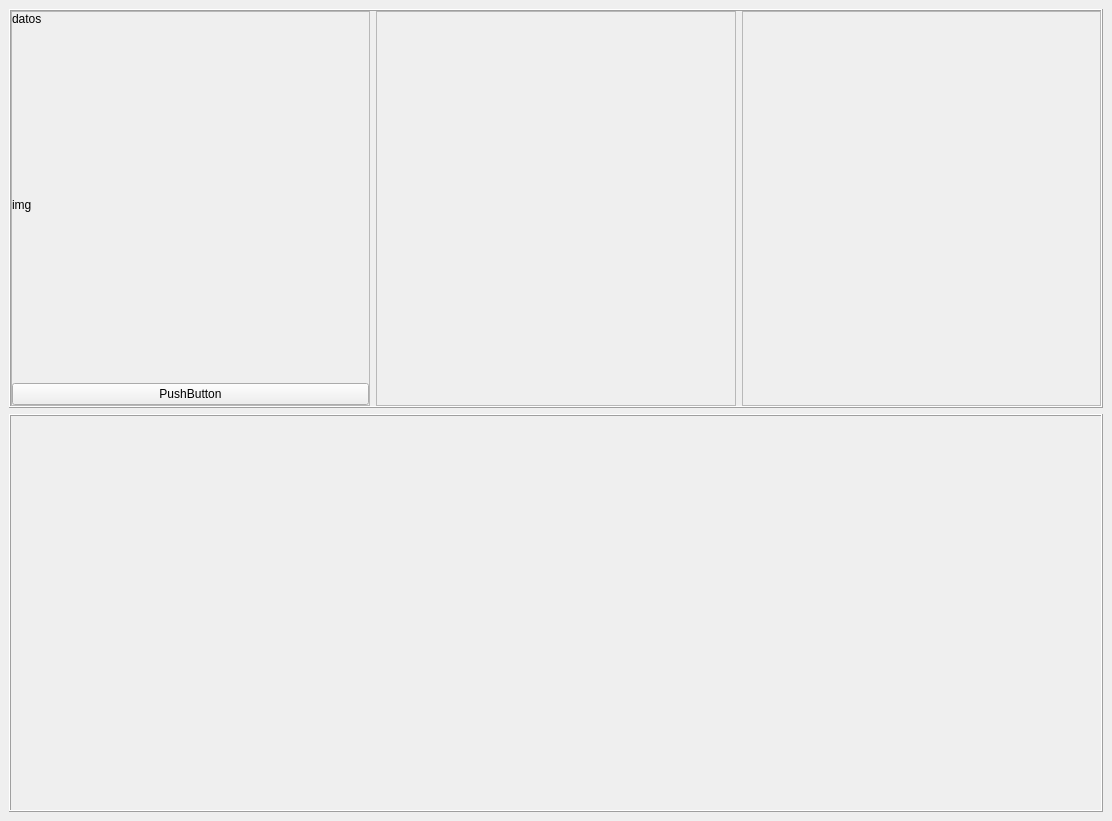
<?xml version="1.0" encoding="UTF-8"?>
<ui version="4.0">
 <class>MainWindow</class>
 <widget class="QMainWindow" name="MainWindow">
  <property name="geometry">
   <rect>
    <x>0</x>
    <y>0</y>
    <width>1112</width>
    <height>821</height>
   </rect>
  </property>
  <property name="windowTitle">
   <string>MainWindow</string>
  </property>
  <widget class="QWidget" name="centralwidget">
   <layout class="QVBoxLayout" name="verticalLayout" stretch="1,1">
    <item>
     <widget class="QFrame" name="frame_carga_img">
      <property name="frameShape">
       <enum>QFrame::Box</enum>
      </property>
      <property name="frameShadow">
       <enum>QFrame::Raised</enum>
      </property>
      <layout class="QHBoxLayout" name="horizontalLayout">
       <property name="leftMargin">
        <number>0</number>
       </property>
       <property name="topMargin">
        <number>0</number>
       </property>
       <property name="rightMargin">
        <number>0</number>
       </property>
       <property name="bottomMargin">
        <number>0</number>
       </property>
       <item>
        <widget class="QFrame" name="frame">
         <property name="frameShape">
          <enum>QFrame::StyledPanel</enum>
         </property>
         <property name="frameShadow">
          <enum>QFrame::Raised</enum>
         </property>
         <layout class="QVBoxLayout" name="verticalLayout_2" stretch="0,1,0">
          <property name="leftMargin">
           <number>0</number>
          </property>
          <property name="topMargin">
           <number>0</number>
          </property>
          <property name="rightMargin">
           <number>0</number>
          </property>
          <property name="bottomMargin">
           <number>0</number>
          </property>
          <item>
           <widget class="QLabel" name="label_img_original_datos">
            <property name="text">
             <string>datos</string>
            </property>
           </widget>
          </item>
          <item>
           <widget class="QLabel" name="label_img_original">
            <property name="text">
             <string>img</string>
            </property>
           </widget>
          </item>
          <item>
           <widget class="QPushButton" name="pushButton_cargar_img">
            <property name="text">
             <string>PushButton</string>
            </property>
           </widget>
          </item>
         </layout>
        </widget>
       </item>
       <item>
        <widget class="QFrame" name="frame_2">
         <property name="frameShape">
          <enum>QFrame::StyledPanel</enum>
         </property>
         <property name="frameShadow">
          <enum>QFrame::Raised</enum>
         </property>
        </widget>
       </item>
       <item>
        <widget class="QFrame" name="frame_3">
         <property name="frameShape">
          <enum>QFrame::StyledPanel</enum>
         </property>
         <property name="frameShadow">
          <enum>QFrame::Raised</enum>
         </property>
        </widget>
       </item>
      </layout>
     </widget>
    </item>
    <item>
     <widget class="QFrame" name="frame_manipulacion">
      <property name="frameShape">
       <enum>QFrame::Box</enum>
      </property>
      <property name="frameShadow">
       <enum>QFrame::Raised</enum>
      </property>
     </widget>
    </item>
   </layout>
  </widget>
 </widget>
 <resources/>
 <connections/>
</ui>
